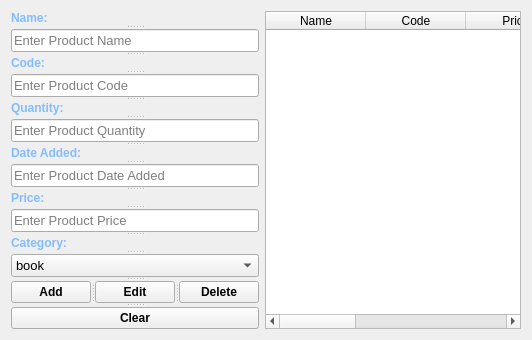
      <widget class="QWidget" name="tab">
       <attribute name="title">
        <string>Products</string>
       </attribute>
       <layout class="QGridLayout" name="gridLayout_2">
        <item row="0" column="0">
         <widget class="QSplitter" name="splitter_20">
          <property name="orientation">
           <enum>Qt::Vertical</enum>
          </property>
          <widget class="QSplitter" name="splitter_16">
           <property name="orientation">
            <enum>Qt::Vertical</enum>
           </property>
           <widget class="QSplitter" name="splitter_10">
            <property name="orientation">
             <enum>Qt::Vertical</enum>
            </property>
            <widget class="QLabel" name="label">
             <property name="font">
              <font>
               <weight>75</weight>
               <bold>true</bold>
              </font>
             </property>
             <property name="styleSheet">
              <string notr="true">color: rgb(133, 188, 255);</string>
             </property>
             <property name="text">
              <string>Name:</string>
             </property>
            </widget>
            <widget class="QLineEdit" name="lineEdit">
             <property name="font">
              <font>
               <pointsize>10</pointsize>
              </font>
             </property>
             <property name="placeholderText">
              <string>Enter Product Name</string>
             </property>
            </widget>
           </widget>
           <widget class="QSplitter" name="splitter_11">
            <property name="orientation">
             <enum>Qt::Vertical</enum>
            </property>
            <widget class="QLabel" name="label_2">
             <property name="font">
              <font>
               <weight>75</weight>
               <bold>true</bold>
              </font>
             </property>
             <property name="styleSheet">
              <string notr="true">color: rgb(133, 188, 255);</string>
             </property>
             <property name="text">
              <string>Code:</string>
             </property>
            </widget>
            <widget class="QLineEdit" name="lineEdit_2">
             <property name="font">
              <font>
               <pointsize>10</pointsize>
              </font>
             </property>
             <property name="placeholderText">
              <string>Enter Product Code</string>
             </property>
            </widget>
           </widget>
           <widget class="QSplitter" name="splitter_12">
            <property name="orientation">
             <enum>Qt::Vertical</enum>
            </property>
            <widget class="QLabel" name="label_3">
             <property name="font">
              <font>
               <weight>75</weight>
               <bold>true</bold>
              </font>
             </property>
             <property name="styleSheet">
              <string notr="true">color: rgb(133, 188, 255);</string>
             </property>
             <property name="text">
              <string>Quantity:</string>
             </property>
            </widget>
            <widget class="QLineEdit" name="lineEdit_3">
             <property name="font">
              <font>
               <pointsize>10</pointsize>
              </font>
             </property>
             <property name="placeholderText">
              <string>Enter Product Quantity</string>
             </property>
            </widget>
           </widget>
           <widget class="QSplitter" name="splitter_13">
            <property name="orientation">
             <enum>Qt::Vertical</enum>
            </property>
            <widget class="QLabel" name="label_4">
             <property name="font">
              <font>
               <weight>75</weight>
               <bold>true</bold>
              </font>
             </property>
             <property name="styleSheet">
              <string notr="true">color: rgb(133, 188, 255);</string>
             </property>
             <property name="text">
              <string>Date Added:</string>
             </property>
            </widget>
            <widget class="QLineEdit" name="lineEdit_4">
             <property name="font">
              <font>
               <pointsize>10</pointsize>
              </font>
             </property>
             <property name="placeholderText">
              <string>Enter Product Date Added</string>
             </property>
            </widget>
           </widget>
           <widget class="QSplitter" name="splitter_14">
            <property name="orientation">
             <enum>Qt::Vertical</enum>
            </property>
            <widget class="QLabel" name="label_5">
             <property name="font">
              <font>
               <weight>75</weight>
               <bold>true</bold>
              </font>
             </property>
             <property name="styleSheet">
              <string notr="true">color: rgb(133, 188, 255);</string>
             </property>
             <property name="text">
              <string>Price:</string>
             </property>
            </widget>
            <widget class="QLineEdit" name="lineEdit_5">
             <property name="font">
              <font>
               <pointsize>10</pointsize>
              </font>
             </property>
             <property name="placeholderText">
              <string>Enter Product Price</string>
             </property>
            </widget>
           </widget>
           <widget class="QSplitter" name="splitter_15">
            <property name="orientation">
             <enum>Qt::Vertical</enum>
            </property>
            <widget class="QLabel" name="label_6">
             <property name="font">
              <font>
               <weight>75</weight>
               <bold>true</bold>
              </font>
             </property>
             <property name="styleSheet">
              <string notr="true">color: rgb(133, 188, 255);</string>
             </property>
             <property name="text">
              <string>Category:</string>
             </property>
            </widget>
            <widget class="QComboBox" name="comboBox">
             <property name="font">
              <font>
               <pointsize>10</pointsize>
              </font>
             </property>
             <item>
              <property name="text">
               <string>book</string>
              </property>
             </item>
             <item>
              <property name="text">
               <string>pen</string>
              </property>
             </item>
            </widget>
           </widget>
          </widget>
          <widget class="QSplitter" name="splitter_19">
           <property name="orientation">
            <enum>Qt::Vertical</enum>
           </property>
           <widget class="QSplitter" name="splitter_17">
            <property name="orientation">
             <enum>Qt::Horizontal</enum>
            </property>
            <widget class="QPushButton" name="pushButton">
             <property name="font">
              <font>
               <weight>75</weight>
               <bold>true</bold>
              </font>
             </property>
             <property name="text">
              <string>Add</string>
             </property>
            </widget>
            <widget class="QPushButton" name="pushButton_2">
             <property name="font">
              <font>
               <weight>75</weight>
               <bold>true</bold>
              </font>
             </property>
             <property name="text">
              <string>Edit</string>
             </property>
            </widget>
            <widget class="QPushButton" name="pushButton_3">
             <property name="font">
              <font>
               <weight>75</weight>
               <bold>true</bold>
              </font>
             </property>
             <property name="text">
              <string>Delete</string>
             </property>
            </widget>
           </widget>
           <widget class="QSplitter" name="splitter_18">
            <property name="orientation">
             <enum>Qt::Horizontal</enum>
            </property>
            <widget class="QPushButton" name="pushButton_4">
             <property name="font">
              <font>
               <weight>75</weight>
               <bold>true</bold>
              </font>
             </property>
             <property name="text">
              <string>Clear</string>
             </property>
            </widget>
           </widget>
          </widget>
         </widget>
        </item>
        <item row="0" column="1">
         <widget class="QTableWidget" name="tableWidget">
          <column>
           <property name="text">
            <string>Name</string>
           </property>
          </column>
          <column>
           <property name="text">
            <string>Code</string>
           </property>
          </column>
          <column>
           <property name="text">
            <string>Price</string>
           </property>
          </column>
          <column>
           <property name="text">
            <string>Quantity</string>
           </property>
          </column>
          <column>
           <property name="text">
            <string>Date Added</string>
           </property>
          </column>
          <column>
           <property name="text">
            <string>Category</string>
           </property>
          </column>
         </widget>
        </item>
       </layout>
      </widget>
